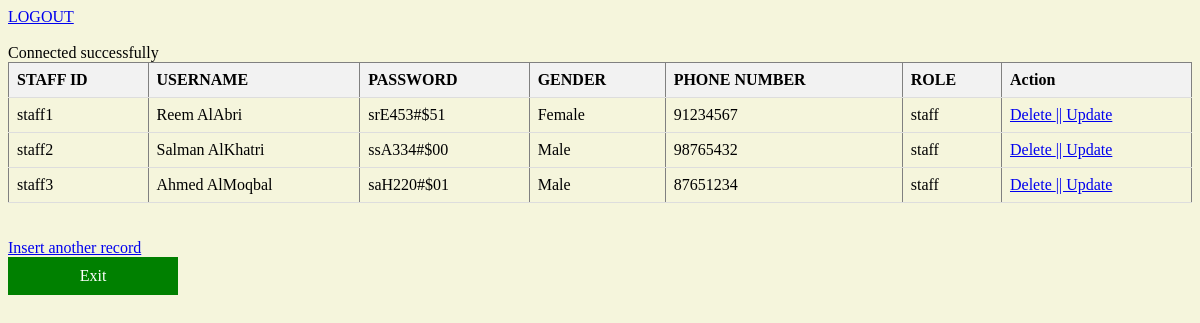
/staffview.php, run on the app's committed database.
### tables this page shows
CREATE TABLE IF NOT EXISTS `staff` (
  `staffid` varchar(12) NOT NULL,
  `username` varchar(35) NOT NULL,
  `password` varchar(10) NOT NULL,
  `role` varchar(15) NOT NULL,
  `gender` varchar(10) NOT NULL,
  `phonenum` varchar(20) NOT NULL,
  PRIMARY KEY (`staffid`)
);

### staffview.php (the view, shortened to what this page needs)
<a href='logout.php'>LOGOUT</a><br> <br>
<?php
include('dbconnect.php');
$sql = "select staffid,username,password,gender,phonenum,role from staff order by staffid asc ";
$stmt=$conn->query($sql);
$rows=$stmt->fetchAll(PDO::FETCH_ASSOC);
$n=$stmt->rowCount();
?>
<!DOCTYPE html>
<html lang="en">
<head>
    <link rel="stylesheet" href="styleview.css">
</head>
<body>
<?php
if($n>0){
	echo "<table border='1'><tr>
		<th>STAFF ID</th>
		<th>USERNAME</th>
		<th>PASSWORD</th>
		<th>GENDER</th>
		<th>PHONE NUMBER</th>
		<th>ROLE</th>
		<th>Action</th></tr>";
	foreach($rows as $row){
		echo "<tr>";
		echo "<td>{$row['staffid']}</td>";
		echo "<td>{$row['username']}</td>";
		echo "<td>{$row['password']}</td>";
		echo "<td>{$row['gender']}</td>";
		echo "<td>{$row['phonenum']}</td>";
		echo "<td>{$row['role']}</td>";
		echo "<td><a href='staffdelete.php?staffid={$row['staffid']}'
		onclick=\"return confirm('Do you want to delete this staff?');\"> Delete </a>
		<a href='staffupdate.php?staffid={$row['staffid']}'> || Update</a>
		</td></tr>";
	}
	echo"</table>";
	echo "<br><br><a href=staff.php>Insert another record</a>";
	echo "<div style='background-color: green; width: 150px; padding: 10px; text-align: center;'>
          <a href='spage.php' style='color: white; text-decoration: none;'>Exit</a>
      </div>";
} else {
    echo "No records have been found";
}
?>

### dbconnect.php (shortened to what this page needs)
<?php
try {
echo "Connected successfully";
}
catch(PDOException $e)
{
echo "Connection failed: " . $e->getMessage();
}
?>

### styleview.css (style rules this page uses)
body { background-color: beige; }
table { width: 100%; border-collapse: collapse; }
th, td { padding: 8px; text-align: left; border-bottom: 1px solid #ddd; }
th { background-color: #f2f2f2; }

### data on the page
staff: staffid "staff1", username "Reem AlAbri", password "srE453#$51", gender "Female", phonenum "91234567", role "staff"
staff: staffid "staff2", username "Salman AlKhatri", password "ssA334#$00", gender "Male", phonenum "98765432", role "staff"
staff: staffid "staff3", username "Ahmed AlMoqbal", password "saH220#$01", gender "Male", phonenum "87651234", role "staff"
